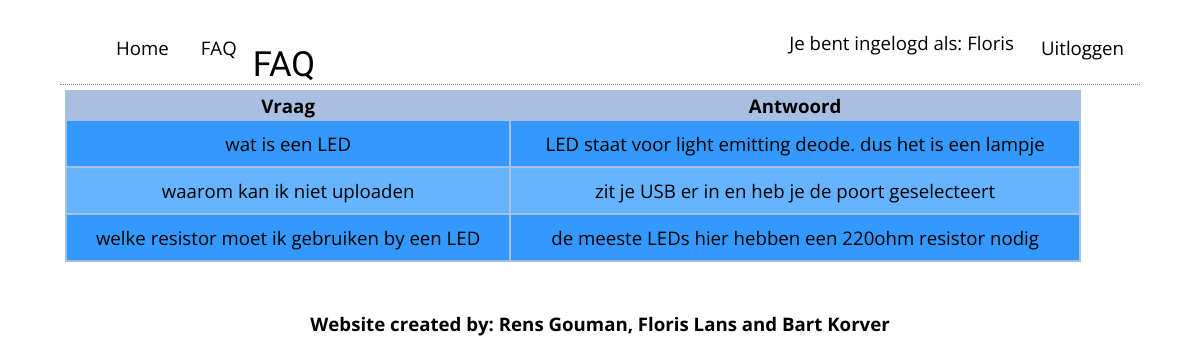
Screenshot of /webapp/FAQ (signed in) with the database file from the repository.
### tables this page shows
CREATE TABLE IF NOT EXISTS `FAQ` (
  `FAQ_id` int(11) NOT NULL,
  `question` varchar(10000) NOT NULL,
  `answer` varchar(10000) NOT NULL
);

### core/core.php (called while the page is built, shortened)
<?php
function render($filename, $data = null)
{
	require(ROOT . 'view/templates/header.php');
	require(ROOT . 'view/' . $filename . '.php');
	require(ROOT . 'view/templates/footer.php');
}

### controller/webappController.php (called while the page is built, shortened)
<?php
require(ROOT . "model/webappModel.php");
function FAQ()
{
	$allFAQ = getFAQ();
	render("webapp/FAQ", array(
		'questions' => $allFAQ)
);
	exit();
}

### public/index.php (called while the page is built, shortened)
<?php
require(ROOT . "core/core.php");
route();

### model/webappModel.php (called while the page is built, shortened)
<?php
function getFAQ()
{
	$db = openDatabaseConnection();
	$sql = "SELECT * FROM `FAQ`";
	$query = $db->prepare($sql);
	$query->execute();
	return $query->fetchAll();
}

### view/webapp/FAQ.php (the view, shortened to what this page needs)
<h1>FAQ</h1>
<table id="myTable">
	<thead>
		<tr>
			<th colspan="1">Vraag</th>
			<th colspan="2">Antwoord</th>
		</tr>
	</thead>
<tbody>
<?php
foreach ($questions as $question) {
?>
		<tr>
			<td colspan="1"><?= $question["question"] ?></td>
			<td colspan="2"><?= $question["answer"] ?></td>
		</tr>
<?php
	}
?>
	</tbody>
</table>

### public/css/main.css (style rules this page uses)
body { margin: 0 auto; width: 90%; background-image: url('bg.png'); }
body { font-family: Open Sans, Verdana, sans-serif; font-size: 14pt; }
tbody tr:nth-child(odd) { background-color: rgb(51, 153, 255); }
tbody tr:nth-child(even) { background-color: rgb(102, 179, 255); }
td { text-align: center; padding: 10px; }
#myTable { border: 5px solid white; background-color: rgba(50, 102, 184, 0.42); width: 95%; padding: 0px; }
h1 { font-family: Open Sans Condensed, sans-serif; font-weight: normal; font-size: 26pt; }
h1 { text-transform: capitalize; margin: 0; border-bottom: 1px dotted grey; }
* { box-sizing:border-box; }

### rows the page displays
faq: question "wat is een LED", answer "LED staat voor light emitting deode. dus het is een lampje"
faq: question "waarom kan ik niet uploaden", answer "zit je USB er in en heb je de poort geselecteert"
faq: question "welke resistor moet ik gebruiken by een LED", answer "de meeste LEDs hier hebben een 220ohm resistor nodig"

### other values shown
$_SESSION['student_name'] "Floris"
